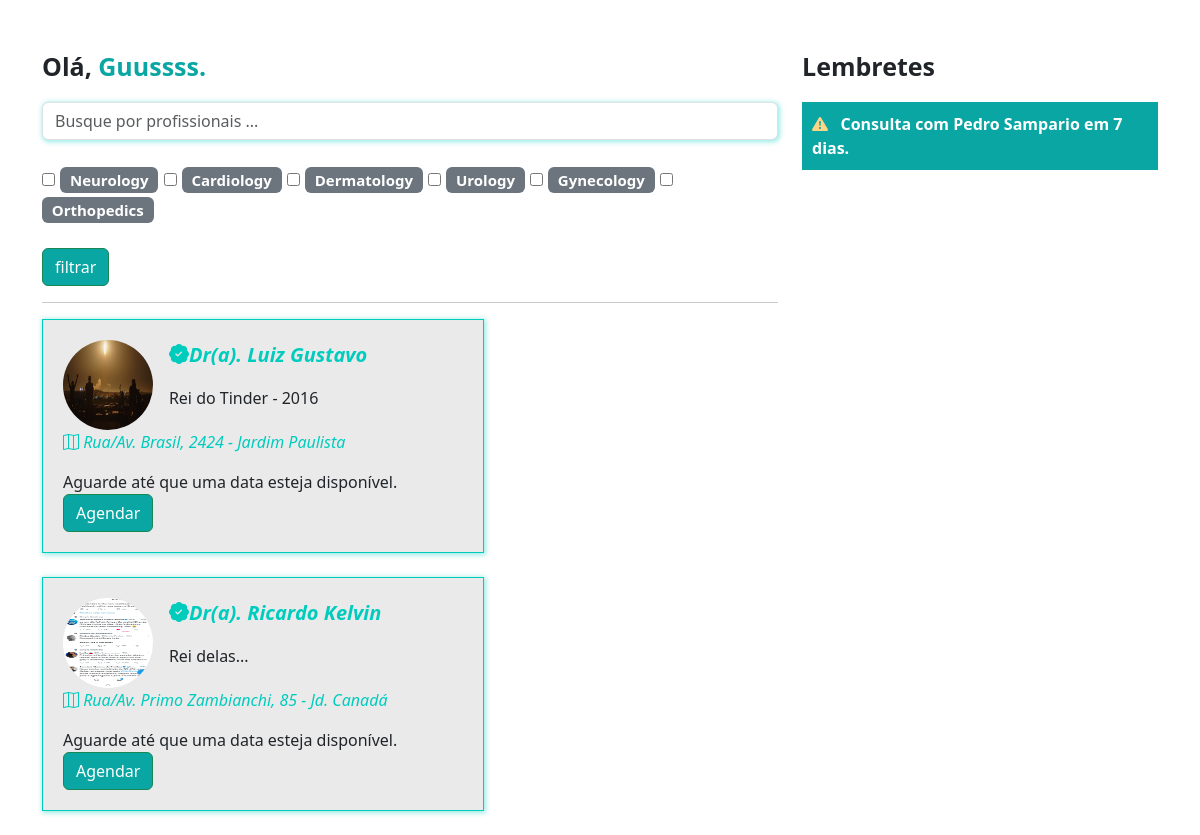
Screenshot of /pacients/home/ (signed in) with the database file from the repository.
### doctors/models.py (models this page shows, shortened)
class Specialties(models.Model):
    specialty = models.CharField(max_length=100)

class DoctorsData(models.Model):
    crm = models.CharField(max_length=10)
    name = models.CharField(max_length=60)
    street = models.CharField(max_length=50)
    region = models.CharField(max_length=25)
    number = models.IntegerField()
    acode = models.CharField(max_length=11)
    registration = models.ImageField(upload_to='registration')
    medical_registration = models.ImageField(upload_to='medical_registration')
    profile_picture = models.ImageField(upload_to='profile_picture')
    description = models.TextField()
    service_price = models.FloatField(default=100)
    user = models.ForeignKey(User, on_delete=models.DO_NOTHING)
    specialty = models.ForeignKey(Specialties, on_delete=models.DO_NOTHING)

### pacients/views.py (the view)
# urls.py: path('home/', views.home, name="home"),
def home(request):
    if request.method == "GET":
        doctors_filter = request.GET.get('doctor_name')
        specialties_filter = request.GET.get('specialties')
        doctors = DoctorsData.objects.all()
        if doctors_filter:
            doctors = doctors.filter(name__icontains=doctors_filter)
        if specialties_filter:
            doctors = doctors.filter(specialties_id=specialties_filter)
        specialties = Specialties.objects.all()
        return render(request, 'home.html', {'doctors': doctors, 'specialties': specialties})

### pacients/templates/home.html (shortened to what this page needs)
{% extends "base.html" %}
{% load static %}
{% block 'head' %}
    <link rel="stylesheet" href="{% static 'doctors/css/schedule_opener.css' %}">
    <link rel="stylesheet" href="{% static 'users/css/users.css' %}">
    <link rel="stylesheet" href="{% static 'doctors/css/doctors_registration.css' %}">
    <link rel="stylesheet" href="{% static 'pacients/css/home.css' %}">
    <link rel="stylesheet" href="https://cdn.jsdelivr.net/npm/bootstrap-icons@1.11.3/font/bootstrap-icons.min.css">
{% endblock 'head' %}
{% block 'body' %}
<br><br>
<div class="container">
    <div class="row">
        <div class="col-md-8">
            <p style="font-size: 25px" class="p-bold">Olá, <span class="color-dark">{{request.user.username}}.</span></p>
            <form action="{% url 'home' %}" post="GET">{% csrf_token %}
                <input type="text" class="form-control shadow-main-color" placeholder="Busque por profissionais ..." name="doctor_name">
                <br>
                <div class="especialidades">
                    {% for specialty in specialties %}
                    <input type="checkbox" name="especialidades" value="{{specialty.id}}">
                    <span class="badge bg-secondary">
                        {{specialty.specialty}}
                    </span>
                    {% endfor %}
                </div>
                <br>
                <input type="submit" value="filtrar" class="btn btn-success btn-dark-color">
            </form>
            <hr>
            <div class="list-medicos">
                {% for doctor in doctors %}
                <div class="card-medicos shadow-main-color">
                    <div class="row">
                        <div class="col-md-3"><img src="{{doctor.profile_picture.url}}" class="foto-perfil-card" alt=""></div>
                        <div class="col-md">
                            <p style="font-size: 20px" class="p-bold"><i class="bi bi-patch-check-fill icon-main">Dr(a). {{doctor.name}}</i></p>
                            <p>{{doctor.description}}</p>
                        </div>
                    </div>
                    <p><i class="bi bi-map icon-main"> Rua/Av. {{doctor.street}}, {{doctor.number}} - {{doctor.region}}</i>&nbsp&nbsp</p>
                    {% if doctor.available %}
                    <p><i class="bi bi-calendar2-week icon-main"> Proxima data: {{doctor.available}}</i>&nbsp&nbsp
                    {% else %}
                        Aguarde até que uma data esteja disponível.
                    {% endif %}
                    <a href="#" class="btn btn-success btn-dark-color">Agendar</a>
                </div>
                <br>
                {% endfor %}
            </div>
        </div>
        <div class="col-md-4">
            <p style="font-size: 25px" class="p-bold">Lembretes</p>
            <p class="bg-main-lembrete">
                <span class="p-bold"><i class="bi bi-exclamation-triangle-fill icon-differential"></i>&nbsp&nbsp Consulta com Pedro Sampario em 7 dias.</span>
            </p>
        </div>
    </div>
</div>
{% endblock 'body' %}

### templates/static/main/css/base.css (style rules this page uses)
:root { --main-color: #00CCBE; --dark-color: #09A6A3; --contrast-color: #FFD686; }
.p-bold { font-weight: bold; }
.color-dark { color: var(--dark-color); }

### templates/static/users/css/users.css (style rules this page uses)
.btn-dark-color { background-color: var(--dark-color); color: white; }

### templates/static/doctors/css/doctors_registration.css (style rules this page uses)
.shadow-main-color { box-shadow: 1px 1px 5px 1px rgba(0, 204, 190, .4); }

### templates/static/pacients/css/home.css (style rules this page uses)
.especialidades { font-size: 20px; }
.card-medicos { width: 60%; background-color: #EAEAEA; border: 1px solid var(--main-color); padding: 20px; }
.foto-perfil-card { width: 90px; height: 90px; border-radius: 45px; }
.icon-main { color: var(--main-color); }
.bg-main-lembrete { background-color: var(--dark-color); padding: 10px; color: white; }
.icon-differential { color: var(--contrast-color); }

### rows the page displays
Specialties: specialty "Neurology"
Specialties: specialty "Cardiology"
Specialties: specialty "Dermatology"
Specialties: specialty "Urology"
Specialties: specialty "Gynecology"
Specialties: specialty "Orthopedics"
DoctorsData: profile_picture (picture), name "Luiz Gustavo", description "Rei do Tinder - 2016", street "Brasil", number "2424", region "Jardim Paulista"
DoctorsData: profile_picture (picture), name "Ricardo Kelvin", description "Rei delas...", street "Primo Zambianchi", number "85", region "Jd. Canadá"

### other values shown
{{ request.user.username }} "Guussss"
